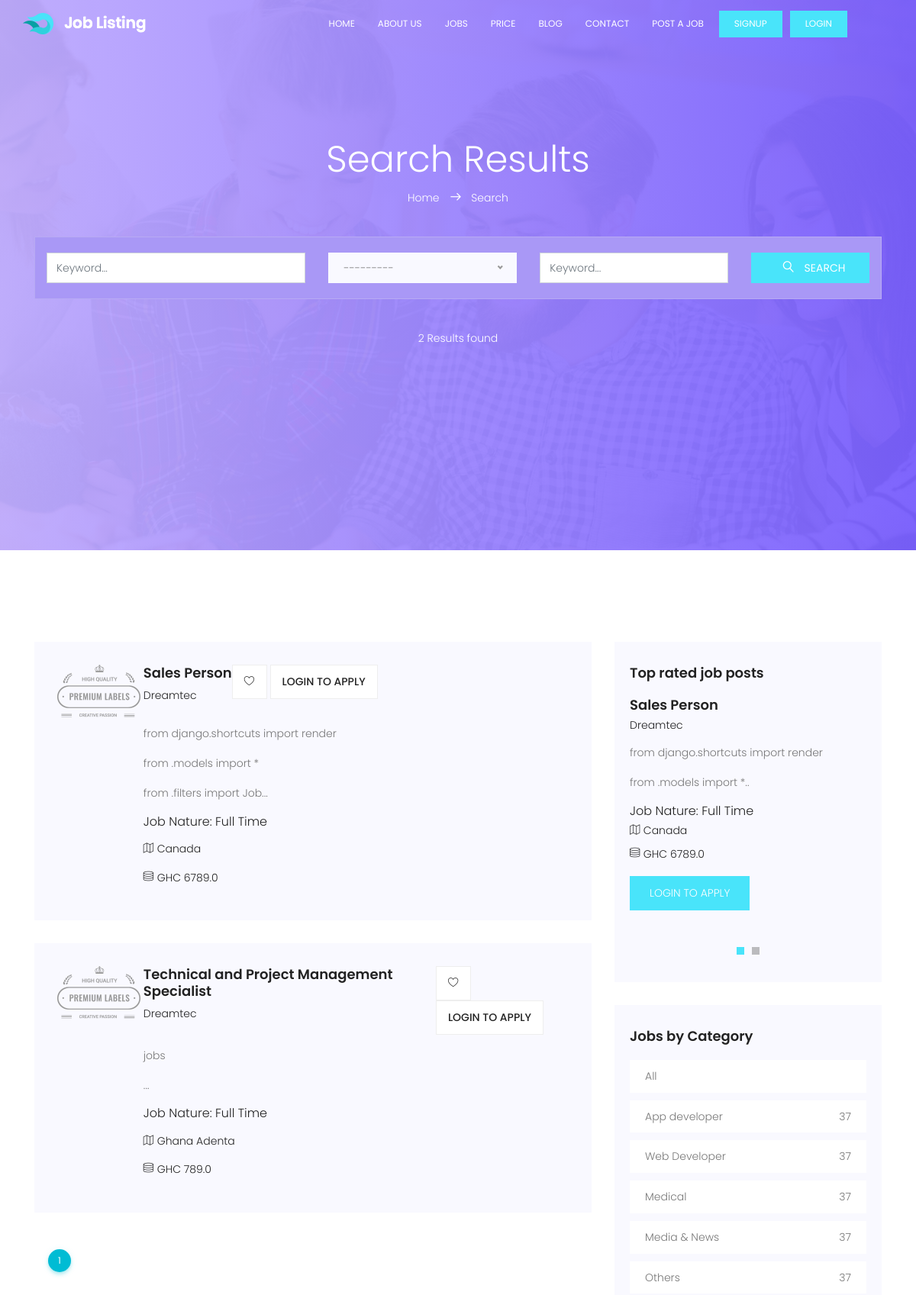
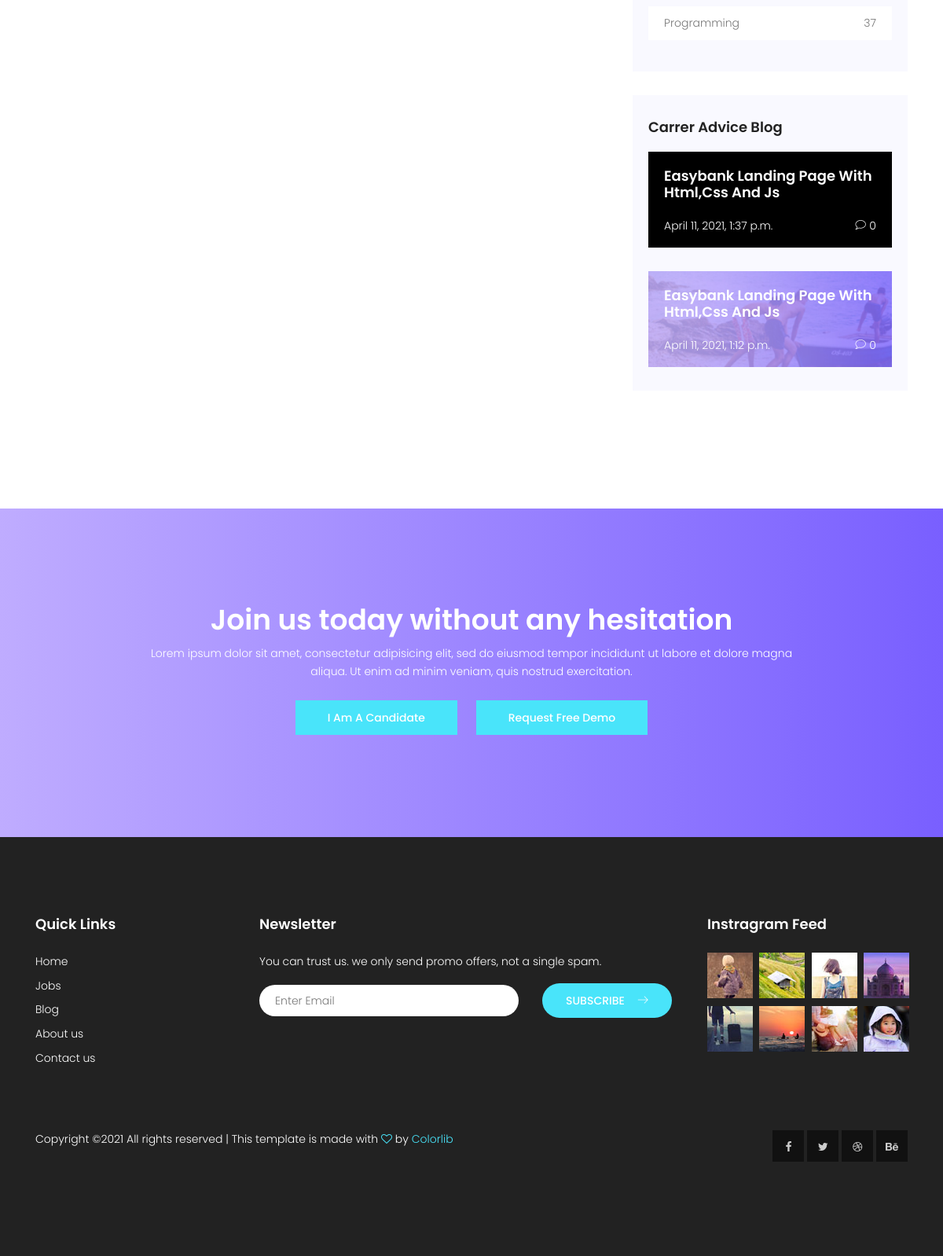
/jobs, run on an earlier commit of the app's database (2 pictures, top to bottom).
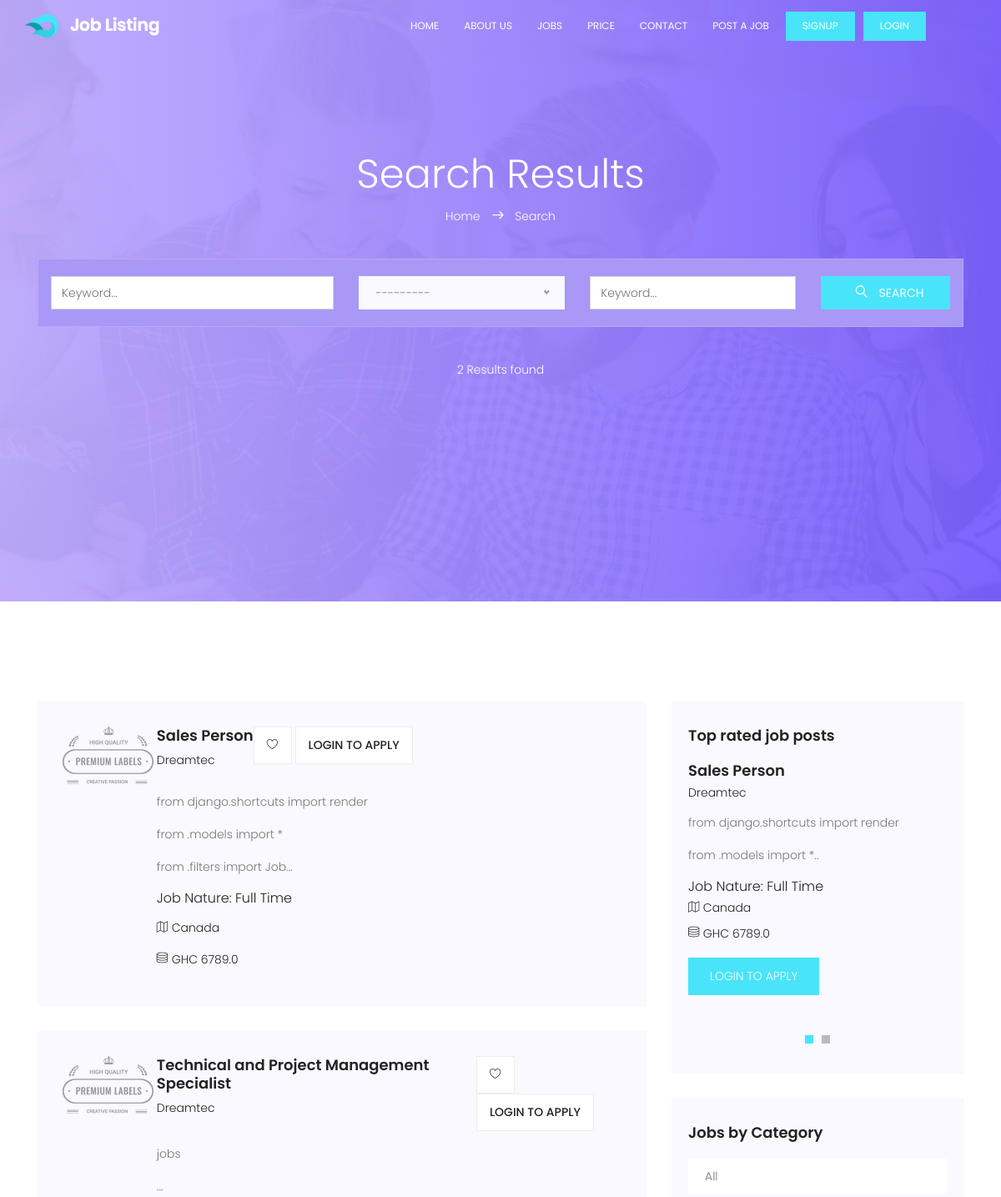
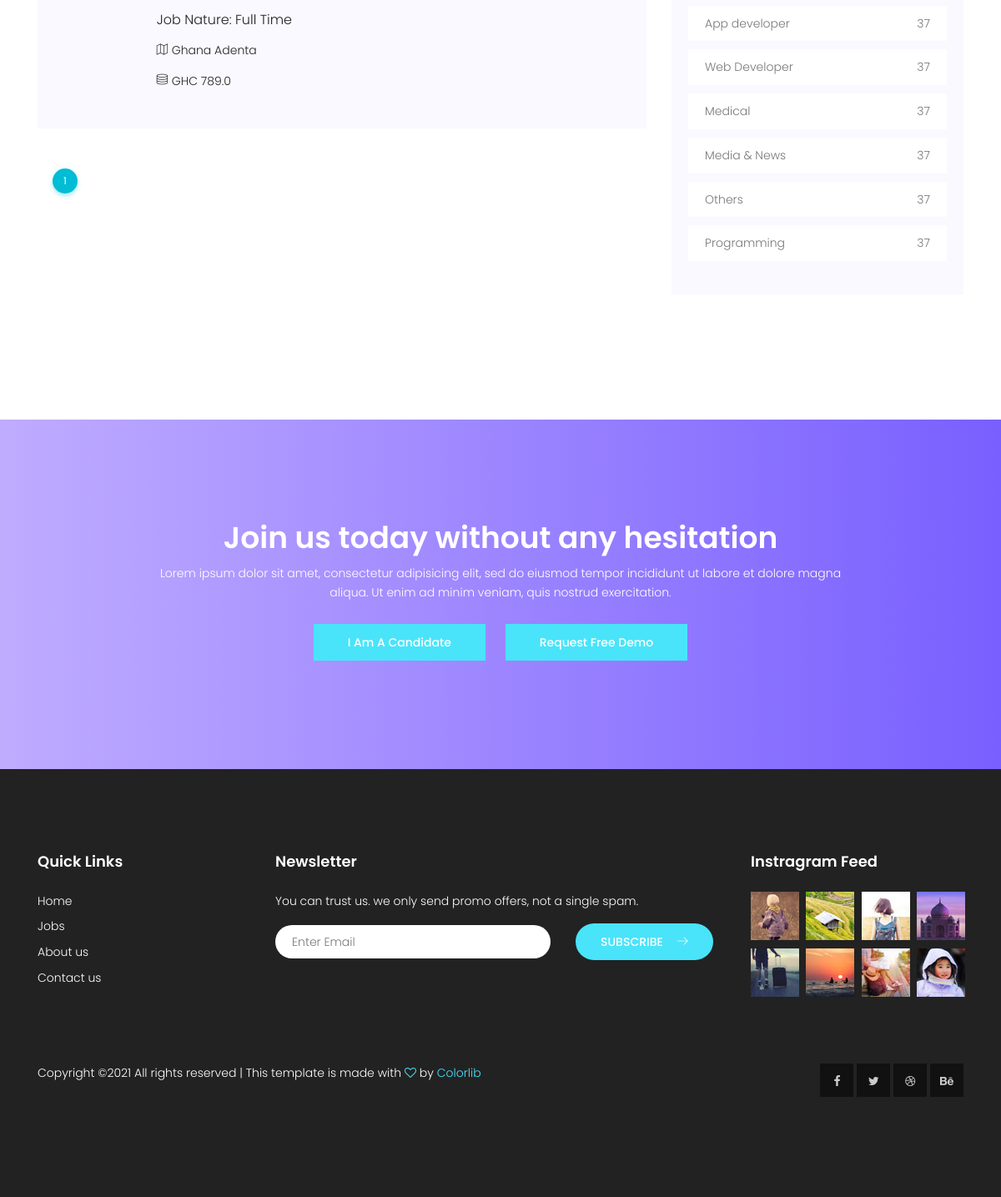
And on a later commit of the database (2 pictures, top to bottom).
### portal/models.py (models this page shows, shortened)
class Job(models.Model):
    company_name = models.CharField(max_length=200)
    job_title = models.CharField(max_length=200)
    company_email = models.EmailField(blank=True, null=True)
    thumbnail = models.ImageField(upload_to='jobs_img', blank=True, null=True)
    category = models.ForeignKey(
        Category, on_delete=models.CASCADE, default='Others')
    job_type = models.CharField(max_length=20, choices=_job_Type, default=1)
    description = RichTextField()
    location = models.CharField(max_length=150)
    salary = models.FloatField(blank=True, null=True)
    application_url = models.URLField(blank=True, null=True)
    slug = models.SlugField(blank=True, null=True)
    created = models.DateTimeField(auto_now_add=True)
    featured = models.BooleanField(default=False)
    approved = models.BooleanField(default=True)
    class Meta:
        ordering = ['-created']

class Category(models.Model):
    category = models.CharField(max_length=100)
    created = models.DateTimeField(auto_now_add=True)
    class Meta:
        verbose_name_plural = 'Categories'
        ordering = ['-id']
    def __str__(self):
        return self.category

### blog/models.py (models this page shows, shortened)
class Blog(models.Model):
    title = models.CharField(max_length=200)
    thumbnail = models.ImageField(
        upload_to="blog/images", blank=True, null=True)
    category = models.CharField(max_length=150)
    description = RichTextField()
    published = models.BooleanField(default=True)
    featured = models.BooleanField(default=False)
    slug = models.SlugField(blank=True, null=True)
    created = models.DateTimeField(auto_now_add=True)
    class Meta:
        ordering = ['-created']

### portal/views.py (the view)
# urls.py: path('jobs', jobs, name="jobs"),
def jobs(request):
    category = request.GET.get('category')
    if category == None:
        jobs = Job.objects.filter(approved=True).order_by('-created')
    else:
        jobs = Job.objects.filter(
            approved=True, category__category=category)
    filters = JobFilter(
        request.GET, queryset=Job.objects.filter(approved=True))
    jobs = filters.qs
    paginator = Paginator(jobs, 15)
    page_number = request.GET.get('page', 1)
    page_objects = paginator.get_page(page_number)
    context = {
        'jobs': jobs,
        'filters': filters,
        'page_objects': page_objects,
        'paginator': paginator
    }
    return render(request, 'portal/search.html', context)

### portal/context_processors.py (called while the page is built)
def Processors(request):
    jobs = Job.objects.filter(approved=True).order_by('-created')
    categories = Category.objects.all().order_by('-id')
    blogs = Blog.objects.filter(published=True).order_by('-id')
    blog_count = blogs.count()
    return {
        'categories': categories,
        'jobs': jobs,
        'blog_count': blog_count,
        'blogs': blogs,
    }

### templates/portal/search.html (shortened to what this page needs)
{% extends 'base.html' %}
{% load static %}
{% block content %}
			<section class="banner-area relative" id="home">
				<div class="container">
					<div class="row search-page-top d-flex align-items-center justify-content-center">
						<div class="banner-content col-lg-12">
							<h1 class="text-white">
								Search Results
							</h1>
							<p class="text-white link-nav">
								<a href="{% url 'home' %}">Home </a> <span class="lnr lnr-arrow-right"></span> <a href="#">	 Search</a>
							</p>
							<form action="" method="GET" class="serach-form-area">
								<div class="row justify-content-center form-wrap">
									<div class="col-lg-4 form-cols">
									{{filters.form.job_title}}
									</div>
									<div class="col-lg-3 form-cols">
									<div class="default-select" id="default-selects">
									</div>
									</div>
									<div class="col-lg-3 form-cols">
									{{filters.form.location}}
									</div>
									<div class="col-lg-2 form-cols">
									    <button type="submit" class="btn btn-info">
									      <span class="lnr lnr-magnifier"></span> Search
									    </button>
									</div>
								</div>
							</form>
							<p class="text-white">{{paginator.count}} Results found</p>
						</div>
					</div>
				</div>
			</section>
			<section class="post-area section-gap">
				<div class="container">
					<div class="row justify-content-center d-flex">
						<div class="col-lg-8 post-list">
							{% for job in page_objects %}
							<div class="single-post d-flex flex-row">
								<div class="thumb">
									<img src="{% static 'img/post.png' %}" alt="">
								</div>
								<div class="details">
									<div class="title d-flex flex-row justify-content-between">
										<div class="titles">
											<a href="{% url 'detail' job.slug %}"><h4>{{job.job_title}}</h4></a>
											<h6>{{job.company_name}}</h6>
										</div>
										<ul class="btns">
											<li><a href="{% url 'detail' job.slug %}"><span class="lnr lnr-heart"></span></a></li>
											{% if request.user.is_authenticated %}
											<li><a href="{% url 'detail' job.slug %}">Apply</a></li>
											{% else %}
											<li><a href="">Login to apply</a></li>
											{% endif %}
										</ul>
									</div>
									<p>
									{{job.description|slice:":150"|safe}}...
									</p>
									<h5>Job Nature: {{job.job_type}}</h5>
									<p class="address"><span class="lnr lnr-map"></span> {{job.location}}</p>
									{% if job.salary %}
									<p class="address"><span class="lnr lnr-database"></span> GHC {{job.salary}}</p>
									{% endif %}
								</div>
							</div>
							{% empty %}
							<h3> No job post found </h4>
							{% endfor %}
							 <div class="container mt-5">
								<ul class="pagination pagination-info">
								<li class="active page-item">
								<a href="javascript:void(0);" class="page-link">{{page_objects.number}}</a>
								</li>
							</ul>
							 </div>
						</div>
						<div class="col-lg-4 sidebar">
							{% if jobs.count > 1 %}
							<div class="single-slidebar">
								<h4>Top rated job posts</h4>
								<div class="active-relatedjob-carusel">
								{% for job in jobs|slice:":4" %}
									{% if job.featured == True %}
										<div class="single-rated">
											<h4>{{job.job_title|title}}</h4>
											<h6>{{job.company_name}}</h6>
											<p>
											{{job.description|slice:":100"|safe}}..
											</p>
											<h5>Job Nature: {{job.job_type}}</h5>
											<p class="address"><span class="lnr lnr-map"></span> {{job.location}}</p>
											{% if job.salary %}
											<p class="address"><span class="lnr lnr-database"></span> GHC {{job.salary}}</p>
											{% endif %}
											{% if request.user.is_authenticated %}
											<a href="{% url 'detail' job.slug %}" class="btns text-uppercase">Apply job</a>
											{% else %}
											<a href="" class="btns text-uppercase">Login to apply</a>
											{% endif %}
										</div>
									{% endif %}
								{% endfor %}
								</div>
							</div>
							{% endif %}
							<div class="single-slidebar">
								<h4>Jobs by Category </h4>
								<ul class="cat-list">
								<li>
									<a class="justify-content-between d-flex" href="{% url 'jobs' %}">
									<p>All</p>
									</a>
									</li>
								{% for category in categories|slice:":10" %}
									<li>
									<a class="justify-content-between d-flex" href="{% url 'jobs' %}?category={{category.category}}">
									<p>{{category.category}}</p>
									<span>37</span>
									</a>
									</li>
								{% endfor %}
								</ul>
							</div>
							{% if blog_count > 0 %}
							<div class="single-slidebar">
								<h4>Carrer Advice Blog</h4>
								<div class="blog-list">
								{% for blog in blogs %}
								{% if blog.featured %}
									{% if blog.thumbnail %}
									<div class="single-blog " style="background:#000 url({% static 'img/blog2.jpg' %});">
									{% else %}
									<div class="single-blog " style="background:#000 url({% static 'img/blog3.jpg' %});">
									{% endif %}
										<a href="{% url 'blog_detail' blog.slug %}">
										<h4>
										{{blog.title|title}}
										</h4></a>
										<div class="meta justify-content-between d-flex">
											<p>
												{{blog.created}}
											</p>
											<p>
												 <span class="lnr lnr-bubble"></span>
												{{blog.comments.count}}
											</p>
										</div>
									</div>
									{% endif %}
								{% endfor %}
								</div>
							</div>
							{% endif %}
						</div>
					</div>
				</div>
			</section>
			<section class="callto-action-area section-gap">
				<div class="container">
					<div class="row d-flex justify-content-center">
						<div class="menu-content col-lg-9">
							<div class="title text-center">
								<h1 class="mb-10 text-white">Join us today without any hesitation</h1>
								<p class="text-white">Lorem ipsum dolor sit amet, consectetur adipisicing elit, sed do eiusmod tempor incididunt ut labore  et dolore magna aliqua. Ut enim ad minim veniam, quis nostrud exercitation.</p>
								<a class="primary-btn" href="#">I am a Candidate</a>
								<a class="primary-btn" href="#">Request Free Demo</a>
							</div>
						</div>
					</div>
				</div>
			</section>
{% endblock %}

### templates/base.html (shortened to what this page needs)
{% load static %}
	<!DOCTYPE html>
	<html lang="zxx" class="no-js">
	<head>
			<link rel="stylesheet" href="{% static 'css/linearicons.css' %}">
			<link rel="stylesheet" href="{% static 'css/font-awesome.min.css' %}">
			<link rel="stylesheet" href="{% static 'css/bootstrap.css' %}">
			<link rel="stylesheet" href="{% static 'css/magnific-popup.css' %}">
			<link rel="stylesheet" href="{% static 'css/nice-select.css' %}">
			<link rel="stylesheet" href="{% static 'css/animate.min.css' %}">
			<link rel="stylesheet" href="{% static 'css/owl.carousel.css' %}">
			<link rel="stylesheet" href="{% static 'css/main.css' %}">
		</head>
		<body>
			  <header id="header" id="home">
			    <div class="container">
			    	<div class="row align-items-center justify-content-between d-flex">
				      <div id="logo">
				        <a href="{% url 'home' %}"><img src="{% static 'img/logo.png' %}" alt="" title="" /></a>
				      </div>
				      <nav id="nav-menu-container">
				        <ul class="nav-menu">
				          <li class="menu-active"><a href="{% url 'home' %}">Home</a></li>
				          <li><a href="{% url 'about' %}">About Us</a></li>
				          <li><a href="{% url 'jobs' %}">Jobs</a></li>
				          <li><a href="">Price</a></li>
						  {% if blog_count > 0 %}
				          <li><a href="{% url 'blog' %}">Blog</a></li>
						  {% endif %}
				          <li><a href="{% url 'contact' %}">Contact</a></li>
				          <li><a href="">Post a job</a></li>
				          <li><a class="ticker-btn" href="{% url 'signup' %}">Signup</a></li>
				          <li><a class="ticker-btn" href="{% url 'login' %}">Login</a></li>
				        </ul>
				      </nav>
			    	</div>
			    </div>
			  </header>
            {% block content %}
            {% endblock content %}
			<footer class="footer-area section-gap">
				<div class="container">
					<div class="row">
						<div class="col-lg-3  col-md-12">
							<div class="single-footer-widget">
								<h6>Quick Links</h6>
								<ul class="footer-nav">
									<li><a href="{% url 'home' %}">Home</a></li>
									<li><a href="{% url 'jobs' %}">Jobs</a></li>
									{% if blog_count > 1 %}
									<li><a href="{% url 'blog' %}">Blog</a></li>
									{% endif %}
									<li><a href="{% url 'about' %}">About us</a></li>
									<li><a href="{% url 'contact' %}">Contact us</a></li>
								</ul>
							</div>
						</div>
						<div class="col-lg-6  col-md-12">
							<div class="single-footer-widget newsletter">
								<h6>Newsletter</h6>
								<p>You can trust us. we only send promo offers, not a single spam.</p>
								<div id="mc_embed_signup">
									<form target="_blank" novalidate="true" action="https://spondonit.us12.list-manage.com/subscribe/post?u=1462626880ade1ac87bd9c93a&amp;id=92a4423d01" method="get" class="form-inline">
										<div class="form-group row" style="width: 100%">
											<div class="col-lg-8 col-md-12">
												<input name="EMAIL" placeholder="Enter Email" onfocus="this.placeholder = ''" onblur="this.placeholder = 'Enter Email '" required="" type="email">
											</div>
											<div class="col-lg-4 col-md-12">
												<button class="nw-btn primary-btn">Subscribe<span class="lnr lnr-arrow-right"></span></button>
											</div>
										</div>
									</form>
								</div>
							</div>
						</div>
						<div class="col-lg-3  col-md-12">
							<div class="single-footer-widget mail-chimp">
								<h6 class="mb-20">Instragram Feed</h6>
								<ul class="instafeed d-flex flex-wrap">
									<li><img src="img/i1.jpg" alt=""></li>
									<li><img src="img/i2.jpg" alt=""></li>
									<li><img src="img/i3.jpg" alt=""></li>
									<li><img src="img/i4.jpg" alt=""></li>
									<li><img src="img/i5.jpg" alt=""></li>
									<li><img src="img/i6.jpg" alt=""></li>
									<li><img src="img/i7.jpg" alt=""></li>
									<li><img src="img/i8.jpg" alt=""></li>
								</ul>
							</div>
						</div>
					</div>
					<div class="row footer-bottom d-flex justify-content-between">
						<p class="col-lg-8 col-sm-12 footer-text m-0 text-white">
Copyright &copy;<script>document.write(new Date().getFullYear());</script> All rights reserved | This template is made with <i class="fa fa-heart-o" aria-hidden="true"></i> by <a href="https://colorlib.com" target="_blank">Colorlib</a>
						</p>
						<div class="col-lg-4 col-sm-12 footer-social">
							<a href="#"><i class="fa fa-facebook"></i></a>
							<a href="#"><i class="fa fa-twitter"></i></a>
							<a href="#"><i class="fa fa-dribbble"></i></a>
							<a href="#"><i class="fa fa-behance"></i></a>
						</div>
					</div>
				</div>
			</footer>
		</body>
	</html>

What changed in the data, as far as the page shows it:
removed Blog: featured True (drawn), title "Easybank Landing Page With Html,Css And Js", created "April 11, 2021, 1:37 p.m.", comments.count "0"
removed Blog: featured True (drawn), title "Easybank Landing Page With Html,Css And Js", created "April 11, 2021, 1:12 p.m.", comments.count "0"
Also different on the page:
text no longer shown: "BLOG Carrer Advice Blog Blog"
